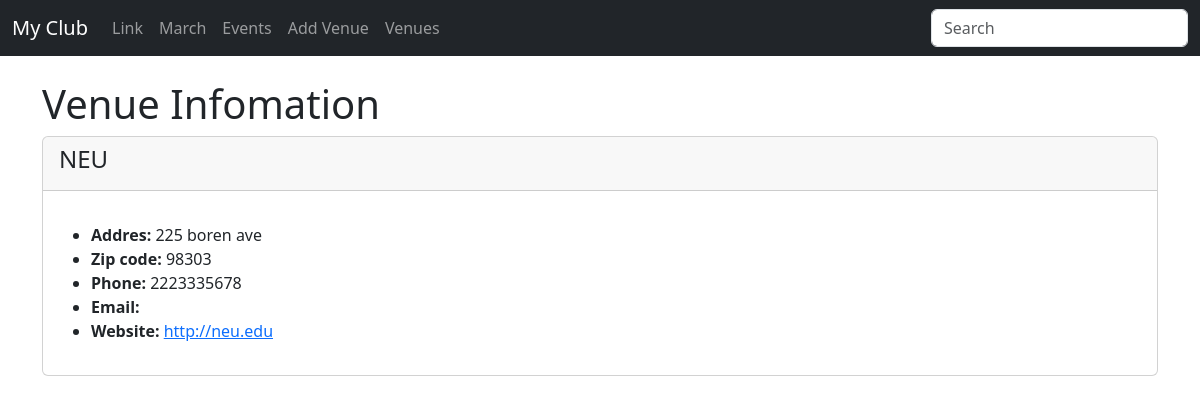
The app's page /show_venue/2 with its own data.
### events/models.py (models this page shows)
class Venue(models.Model):
	name = models.CharField('Venue Name', max_length=120)
	address = models.CharField(max_length=300)
	zip_code = models.CharField('Zip Code', max_length=15)
	phone = models.CharField('Contact Phone', max_length=25, blank=True)
	web = models.URLField('Website Address', blank=True)
	email_address = models.EmailField('Email Address', blank=True)
	def __str__(self):
		return self.name

### events/views.py (the view)
# urls.py: path('show_venue/<venue_id>', views.show_venue, name="show-venue"),
def show_venue(request, venue_id):
	venue = Venue.objects.get(pk=venue_id)
	return render(request, 'events/show_venue.html',
		{'venue': venue})

### events/templates/events/show_venue.html (shortened to what this page needs)
{% extends 'events/base.html' %}
{% block content %}
	<h1> Venue Infomation</h1>
<div class="card">
  <div class="card-header">
    <h4>{{ venue }}</h4>
  </div>
  <div class="card-body">
    <p class="card-text">
	    <ul>
		<li><strong>Addres:</strong> {{ venue.address }}</li>
		<li><strong>Zip code:</strong> {{ venue.zip_code }}</li>
		<li><strong>Phone:</strong> {{ venue.phone }}</li>
		<li><strong>Email:</strong> {{ enue.email_address }}</li>
		<li><strong>Website:</strong> <a href="{{ venue.web }}">{{ venue.web }}</a><br/>
		</li>
		</ul>
    </p>
  </div>
</div>
	<br/>
{% endblock %}

### records on screen
Venue: name "NEU", address "225 boren ave", zip_code "98303", phone "2223335678", web "http://neu.edu"
